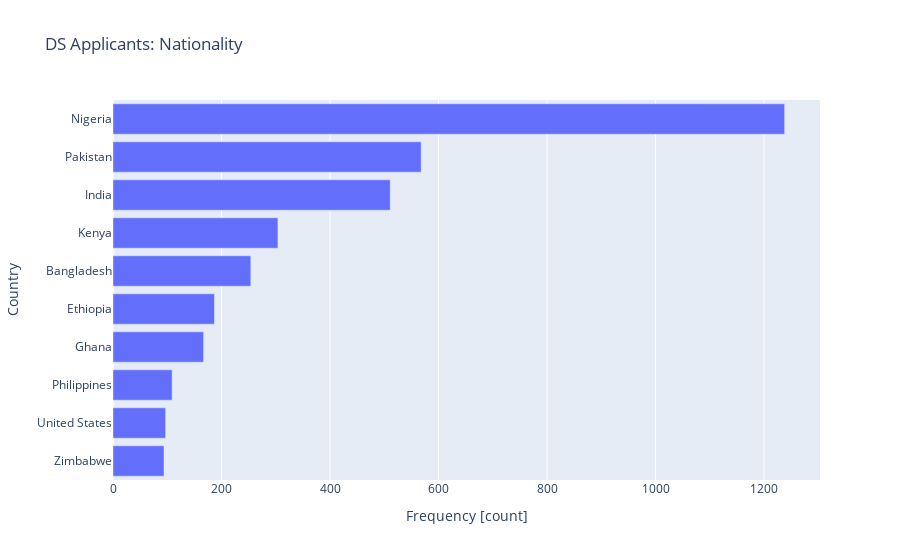

The code cell stored with this chart in its notebook:
### Code cell
# Create horizontal bar chart
fig = px.bar(data_frame=df_nationality.tail(10), 
            x = "count",
            y = "country_name",
            orientation="h",
            title="DS Applicants: Nationality")
# Set axis labels
fig.update_layout(xaxis_title="Frequency [count]", yaxis_title="Country")
fig.show()

### Figure 1 — Plotly figure (JSON) as saved in the notebook; plotly's stock layout.template omitted (floating-point values rounded to 4 significant figures)
{"data": [{"alignmentgroup": "True", "hovertemplate": "count=%{x}<br>country_name=%{y}<extra></extra>", "legendgroup": "", "marker": {"color": "#636efa", "pattern": {"shape": ""}}, "name": "", "offsetgroup": "", "orientation": "h", "showlegend": false, "textposition": "auto", "type": "bar", "x": [94, 97, 109, 167, 187, 254, 304, 511, 568, 1238], "xaxis": "x", "y": ["Zimbabwe", "United States", "Philippines", "Ghana", "Ethiopia", "Bangladesh", "Kenya", "India", "Pakistan", "Nigeria"], "yaxis": "y"}], "layout": {"barmode": "relative", "legend": {"tracegroupgap": 0}, "title": {"text": "DS Applicants: Nationality"}, "xaxis": {"anchor": "y", "domain": [0, 1], "title": {"text": "Frequency [count]"}}, "yaxis": {"anchor": "x", "domain": [0, 1], "title": {"text": "Country"}}}}
